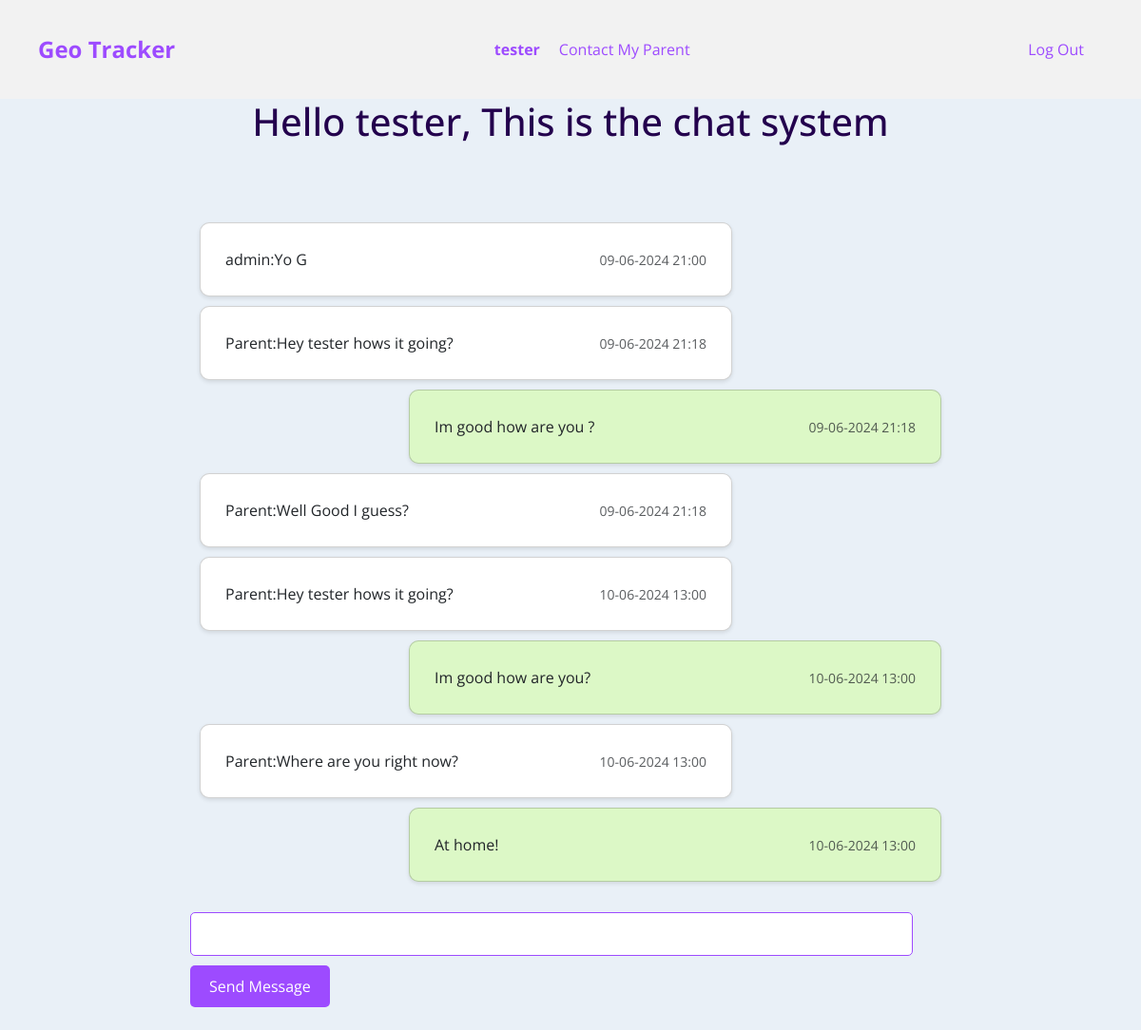
Page /contact_child (signed in) on the committed database.
### geolocation_app/models.py (models this page shows, shortened)
class User(AbstractUser):
    password = models.CharField(max_length=128, default='default_password')

class ChatMessage(models.Model):
    user = models.ForeignKey(User, on_delete=models.CASCADE)
    message = models.TextField()
    timestamp = models.DateTimeField(auto_now_add=True)
    room_name = models.CharField(max_length=255, null=True)

### geolocation_app/views.py (the view)
# urls.py: path('contact_child', views.contact_child, name='contact_child')
def contact_child(request, *args, **kwargs):
    parent = None
    children = None
    is_child = False
    if request.user.is_authenticated:
        try:
            parent = Parent.objects.get(user=request.user)
            children = Child.objects.filter(parent=parent)
        except Parent.DoesNotExist:
            try:
                child = Child.objects.get(user=request.user)
                parent = child.parent
                children = [child]
                is_child = True
            except Child.DoesNotExist:
                pass
    last_messages = ChatMessage.objects.all()
    context = {
        "user": request.user,
        "children": children,
        "is_child": is_child,
        "parent": parent,
        "last_messages": last_messages
    }
    return render(request, "geolocation_app/contact_child.html", context)

### geolocation_app/templates/geolocation_app/contact_child.html (shortened to what this page needs)
{% extends "geolocation_app/layout.html" %}
{% block body %}
<center><h1>Hello {{ user }}, This is the chat system</h1></center>
<br>
<br>
<div class="chat__item__container" id="id_chat_item_container">
    <br/>
    {% for message in last_messages %}
    <div class="card message-card mb-2 {% if message.user == user %} user-message {% else %} other-user-message {% endif %}">
        <div class="card-body d-flex justify-content-between align-items-center">
            {% if message.user != user %}
            <p class="card-text mb-0 other-user-name">{{ message.user }}:</p>
            {% endif %}
            <p class="card-text mb-0">{{ message.message }}</p>
            <p class="card-text text-muted mb-0 timestamp small">{{ message.timestamp|date:'d-m-Y H:i' }}</p>
        </div>
    </div>
    {% endfor %}
    <br/>
    <input type="text" id="id_message_send_input" />
    <button type="submit" id="id_message_send_button">Send Message</button>
    <br/>
    <br/>
</div>
{% endblock %}

### geolocation_app/templates/geolocation_app/layout.html (shortened to what this page needs)
{% load static %}
<!DOCTYPE html>
<html lang="en">
<head>
    <link href="https://cdn.jsdelivr.net/npm/remixicon@2.5.0/fonts/remixicon.css" rel="stylesheet">
    <link href="https://cdn.jsdelivr.net/npm/bootstrap@5.3.0/dist/css/bootstrap.min.css" rel="stylesheet">
    <link href='https://cdn.jsdelivr.net/npm/boxicons@2.0.5/css/boxicons.min.css' rel='stylesheet'>
    <link rel="stylesheet" href="{% static 'geolocation_app/styles.css' %}">
</head>
<body>
    <div class="hero">
        <nav>
            <a class="logo" href="{% url 'index' %}">Geo Tracker</a>
            <ul>
                {% if user.is_authenticated %}
                    <li><a href="{% url 'index' %}"><strong>{{ request.user.username }}</strong></a></li>
                {% endif %}
                {% if user.is_authenticated %}
                    {% if not is_child %}
                    <li><a href="{% url 'contact_child' %}">Contact My Child</a></li>
                    {% else %}
                    <li><a href="{% url 'contact_child' %}">Contact My Parent</a></li>
                    {% endif %}
                {% else %}
                    <li><a href="{% url 'login' %}">Log In</a></li>
                    <li><a href="{% url 'register' %}">Register</a></li>
                {% endif %}
            </ul>
            {% if user.is_authenticated %}
                <button type="button" style="color: #9D4BFF;"><a href="{% url 'logout' %}">Log Out</a></button>
            {% endif %}
        </nav>
    </div>
    <div class="body">
        {% block body %}
        {% endblock %}
    </div>
</body>
</html>

### geolocation_app/static/geolocation_app/styles.css (style rules this page uses)
:root { --first-color: #9D4BFF; --first-color-dark: #23004D; --first-color-light: #A49EAC; --first-color-lighten: #F2F2F2; --body-font: 'Open Sans', sans-serif; --h1-font-size: 1.5rem; --normal-font-size:.938rem; --small-font-size:.813rem; }
@media screen and (min-width: 768px) { :root { --normal-font-size: 1rem; --small-font-size:.875rem; } }
*,::before,::after { box-sizing: border-box; }
body { margin: 0; padding: 0; font-family: var(--body-font); font-size: var(--normal-font-size); color: var(--first-color-dark); }
h1 { margin: 0; }
a { text-decoration: none; }
body { font-family: 'Open Sans', sans-serif; margin: 0; padding: 0; background-color: #e9f0f7; }
.hero { background-color: #F2F2F2; color: #9D4BFF; padding: 20px; text-align: center; }
.hero nav { display: flex; justify-content: space-between; align-items: center; background-color: var(--navbar-background-color); padding: 10px 20px; }
.hero nav ul { list-style: none; margin: 0; padding: 0; display: flex; gap: 20px; }
.hero nav li { margin: 0; }
.hero nav a { color: var(--navbar-link-color); text-decoration: none; transition: color 0.3s ease; }
.hero .logo { font-size: 24px; font-weight: bold; color: var(--navbar-link-color); }
.hero button[type="button"] { background-color: var(--button-background-color); color: #fff; border: none; padding: 10px 20px; font-size: 16px; cursor: pointer; transition: background-color 0.3s ease; }
input { width: 100%; }
.chat__item__container { width: 100%; max-width: 800px; margin: 0 auto; }
.card { border-radius: 10px; padding: 10px; box-shadow: 0 2px 4px rgba(0, 0, 0, 0.1); max-width: 70%; word-wrap: break-word; margin: 10px 0; }
.user-message { background-color: #DCF8C6; margin-left: auto; margin-right: 10px; }
.other-user-message { background-color: #FFFFFF; margin-left: 10px; margin-right: auto; }
.card-body { display: flex; justify-content: space-between; align-items: center; }
.card-text { margin: 0; }
.timestamp { margin-left: auto; }
#id_message_send_input { width: calc(100% - 40px); padding: 10px; border: 1px solid #9D4BFF; border-radius: 5px; font-size: 16px; margin-bottom: 10px; }
#id_message_send_button { background-color: #9D4BFF; color: #fff; border: none; padding: 10px 20px; font-size: 16px; cursor: pointer; transition: background-color 0.3s ease; border-radius: 5px; align-items: center; }

### rows in the picture
User: user.username "tester", username "tester"
ChatMessage: user "admin", message "Yo G", timestamp "09-06-2024 21:00"
ChatMessage: user "Parent", message "Hey tester hows it going?", timestamp "09-06-2024 21:18"
ChatMessage: message "Im good how are you ?", timestamp "09-06-2024 21:18"
ChatMessage: user "Parent", message "Well Good I guess?", timestamp "09-06-2024 21:18"
ChatMessage: user "Parent", message "Hey tester hows it going?", timestamp "10-06-2024 13:00"
ChatMessage: message "Im good how are you?", timestamp "10-06-2024 13:00"
ChatMessage: user "Parent", message "Where are you right now?", timestamp "10-06-2024 13:00"
ChatMessage: message "At home!", timestamp "10-06-2024 13:00"
